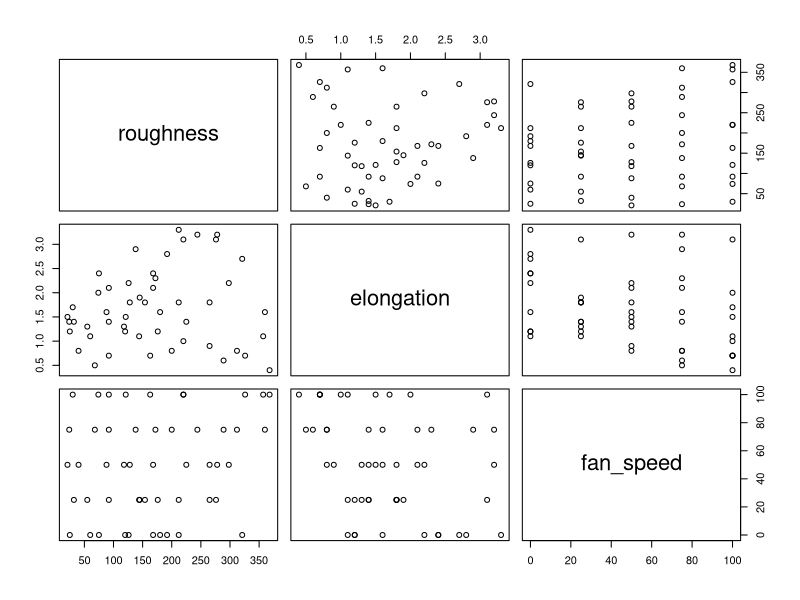

Here is the R script that generated this plot: (Note: this script raises an error after producing the figure.)
#=============================================================
# file: main.r
# Author: Dang Cao Minh
# Comment language: Vietnamese
# Language: R
# Date modified: 20/11/2023
# Dataset file: data.csv
# Contributors:
#               Đoàn Minh Khôi
#               Hồ Cảnh Minh
#               Vũ Hoàng Quân
#               Lê Châu Nhật Minh
# Brief:
#    - This is part of our probability and statistics project
#    - The aim of the study is to determine how much of the
#    adjustment parameters in 3d printers affect the print
#    quality, accuracy, strength. Where there are nine setting
#    parameters, three measured output parameters.
#    - Content
#       + Setting Parameters:
#           Layer Height (mm)
#           Wall Thickness (mm)
#           Infill Density (%)
#           Infill Pattern ()
#           Nozzle Temperature (Cº)
#           Bed Temperature (Cº)
#           Print Speed (mm/s)
#           Material ()
#           Fan Speed (%)
#       + Output Parameters: (Measured)
#           Roughness (µm)
#           Tension (ultimate) Strenght (MPa)
#           Elongation (%)


#=============================================================
#=============================================================
#--============= USER-DEFINED FUNCTION =======================
#=============================================================
#=============================================================

#-------------------------------------------------------------
# Chuyển kiểu dữ liệu data frame có một cột sang array
# Giá trị nhập vào: data frame chỉ có một cột
# Giá trị trả về: array
# Độ phức tạp: O(x)
df_to_array <- function(datainput) {
  return(array(unlist(datainput)))
}

#-------------------------------------------------------------
# Hàm lấy tên của các cột
# Giá trị nhập vào: data frame
# Giá trị trả về: vector
# Độ phức tạp: O(y)
get_col_name <- function(datainput) {
  col_names <- colnames(datainput)
  return(col_names)
}

#-------------------------------------------------------------
# Nhập vào hai vector a và b độ dài n
# Thay tất cả giá trị a[i] trong data frame
# thành b[i] với mọi i
# Giá trị nhập vào: data frame, hai vector
# Giá trị trả về: data frame
# Độ phức tạp: O(xyn)
replace_value <- function(datainput, a, b) {
  n <- length(a)
  b_data_type <- class(b[1])
  x <- nrow(datainput)
  y <- ncol(datainput)
  if (n == 1) {
    for (i in 1:x) {
      for (j in 1:y) {
        if (datainput[i, j] == a) {
          datainput[i, j] <- b
        }
      }
    }
  } else {
    # List chứa những cột bị thay đổi dữ liệu
    changed_j_index <- list()
    for (t in 1:n) {
      for (j in 1:y) {
        # Cờ báo hiệu giá trị j đã được append hay chưa
        is_appended <- 0
        for (i in 1:x) {
          if (datainput[i, j] == a[t]) {
            if (is_appended == 0) {
              changed_j_index <- append(changed_j_index, j)
              is_appended <- 1
            }
            datainput[i, j] <- b[t]
          }
        }
      }
    }
    for (j in changed_j_index) {
      datainput[, j] <- switch(b_data_type,
        numeric = as.numeric(datainput[, j]),
        character = as.character(datainput[, j]),
        factor = as.factor(datainput[, j]),
        logical = as.logical(datainput[, j]),
        datainput[, j]
      )
    }
  }
  return(datainput)
}

#-------------------------------------------------------------
# Hàm tính trung bình
# Giá trị nhập vào: data frame
# Giá trị trả về: vector
# Độ phức tạp: O(xy)
mean <- function(datainput) {
  # Trả về giá trị trung bình của từng cột
  x <- nrow(datainput)
  y <- ncol(datainput)
  mean <- vector("numeric", y)
  for (i in 1:x) {
    for (j in 1:y) {
      mean[j] <- mean[j] + datainput[i, j] / x
    }
  }
  return(mean)
}

#-------------------------------------------------------------
# Hàm tính trung vị
# Giá trị nhập vào: data frame
# Giá trị trả về: vector
# Độ phức tạp: O(xlog(x)y)
median <- function(datainput) {
  # Trả về giá trị trung vị của từng cột
  x <- nrow(datainput)
  y <- ncol(datainput)
  array <- vector("numeric", y)
  for (i in 1:y) {
    sorted_array <- sort(df_to_array(datainput[i]))
    if (x %% 2 == 1) {
      array[i] <- sorted_array[as.integer(x / 2) + 1]
    } else {
      array[i] <- (sorted_array[as.integer(x / 2)]) / 2
      array[i] <- array[i] +
        (sorted_array[as.integer(x / 2) + 1]) / 2
    }
  }
  return(array)
}

#-------------------------------------------------------------
# Hàm tính độ lệch chuẩn
# Giá trị nhập vào: data frame
# Giá trị trả về: vector
# Độ phức tạp: O(xy)
standard_deviation <- function(datainput) {
  # Trả về độ lệch chuẩn của từng cột
  y <- ncol(datainput)
  array <- vector("numeric", y)
  for (j in 1:y) {
    array[j] <- sqrt(mean(df_to_array(datainput[j]^2)) -
                       mean(df_to_array(datainput[j]))^2)
  }
  return(array)
}

#-------------------------------------------------------------
# Hàm tính min
# Giá trị nhập vào: data frame
# Giá trị trả về: vector
# Độ phức tạp: O(xy)
min <- function(datainput) {
  # Trả về giá trị nhỏ nhất của từng cột
  x <- nrow(datainput)
  y <- ncol(datainput)
  array <- vector("numeric", y)
  for (j in 1:y) {
    min_value <- datainput[1, j]
    for (i in 2:x) {
      if (datainput[i, j] < min_value) {
        min_value <- datainput[i, j]
      }
    }
    array[j] <- min_value
  }
  return(array)
}

#-------------------------------------------------------------
# Hàm tính max
# Giá trị nhập vào: data frame
# Giá trị trả về: vector
# Độ phức tạp: O(xy)
max <- function(datainput) {
  # Trả về giá trị lớn nhất của từng cột
  x <- nrow(datainput)
  y <- ncol(datainput)
  array <- vector("numeric", y)
  for (j in 1:y) {
    max_value <- datainput[1, j]
    for (i in 2:x) {
      if (datainput[i, j] > max_value) {
        max_value <- datainput[i, j]
      }
    }
    array[j] <- max_value
  }
  return(array)
}

# =============================================================
# =============================================================
# ====================== MAIN CODE ============================
# =============================================================
# =============================================================

options(scipen = 99)
library(ggplot2)
library(reshape2)

# Vào dữ liệu
data <- read.csv("data.csv")
View(data)

# =============================================================
# ================== TIỀN XỬ LÝ SỐ LIỆU =======================
# =============================================================

#-------------------------------------------------------------
#Vẽ bảng phân phối của ba biến output
pairs(~roughness + elongation + fan_speed, data)

# Lọc các outlier
# Read the data from the CSV file
outlier_finding_data <- read.csv("data.csv", stringsAsFactors = FALSE)

# Tìm outliers sử dụng phương pháp Turkey
numeric_columns <- sapply(outlier_finding_data, is.numeric)
numeric_data <- outlier_finding_data[, numeric_columns]
outliers <- sapply(numeric_data, function(x) {
  q1 <- quantile(x, 0.25)
  q3 <- quantile(x, 0.75)
  iqr <- q3 - q1
  lower_bound <- q1 - 1.5 * iqr
  upper_bound <- q3 + 1.5 * iqr
  x[x < lower_bound | x > upper_bound]
})

# In ra outliers cho mỗi biến
for (i in seq_along(outliers)) {
  variable_name <- names(outliers)[i]
  variable_outliers <- outliers[[i]]
  if (length(variable_outliers) > 0) {
    cat("Outliers cho", variable_name, ":", variable_outliers, "\n")
  } else {
    cat("Không có outliers cho", variable_name, "\n")
  }
}

#-------------------------------------------------------------
# Lọc các biến output
filtered_data <- data.frame(
  data[1], data[2], data[3],
  data[4], data[5], data[6],
  data[7], data[8], data[9]
)

# Hiển thị kết quả
View(filtered_data)

#-------------------------------------------------------------
# Lọc các outliers từ data
outlier_unfiltered_data <- data[data$print_speed != 120, ]
View(outlier_unfiltered_data)

# Lọc các outliers từ filtered_data
outlier_filtered_data <- filtered_data[filtered_data$print_speed != 120, ]
View(outlier_filtered_data)

#-------------------------------------------------------------
# Kiểm tra dữ liệu bị khuyết
print(apply(is.na(outlier_filtered_data), 2, which))

#-------------------------------------------------------------
# Chuyển đổi biến
# grid -> 0, honeycomb -> 1, abs -> 0, pla -> 1
# Sử dụng hàm tự viết là replace_value
converted_data <- replace_value(
  outlier_filtered_data,
  c("grid", "honeycomb", "abs", "pla"),
  c(0, 1, 0, 1)
)

# Hiển thị kết quả
View(converted_data)

#-------------------------------------------------------------
# Tính các giá trị thống kê mẫu
# Sử dụng các hàm tự viết như get_col_name, mean,
# median, standard_deviation
col.names <- get_col_name(converted_data)
mean <- mean(converted_data)
median <- median(converted_data)
min <- min(converted_data)
max <- max(converted_data)
sd <- standard_deviation(converted_data)
table <- data.frame(col.names, mean, median, min, max, sd)

# Hiển thị kết quả
View(table)

#-------------------------------------------------------------
# Hiển thị hai biến phân loại
print(table(outlier_unfiltered_data$infill_pattern))
print(table(outlier_unfiltered_data$material))

#=============================================================
#====================== VẼ HEATMAP ===========================
#=============================================================

# Tạo dataframe cho heatmap
heatmap_data <- replace_value(
  outlier_unfiltered_data,
  c("grid", "honeycomb", "abs", "pla"),
  c(0, 1, 0, 1)
)

# Tạo dải màu cho heatmap
color_palette <- c("#00ffff", "#8877ff", "#ff00ff")

# Tạo ma trận tương quan và làm tròn các hệ số
# đến hai số sau dấu phẩy
corr_matr <- round(cor(heatmap_data), 2)

# Hiển thị ma trận tương quan
View(corr_matr)

# Reshape ma trận về dạng thích hợp để đưa vào heatmap
melted_corr_matr <- melt(corr_matr)

# Hiển thị ma trận tương quan dạng melted
View(melted_corr_matr)

#-------------------------------------------------------------
# Tạo cửa sổ graphic mới
dev.new()

# In heatmap
print(
  ggplot(data = melted_corr_matr, aes(
    x = Var1,
    y = Var2, fill = value
  )) +
    geom_tile(color = "white", linewidth = 0.5) +
    geom_text(
      aes(Var1,
        Var2,
        label = value
      ),
      color = "white", size = 4
    ) +
    scale_fill_gradientn(colors = color_palette) +
    theme(axis.text.x = element_text(angle = 45, hjust = 1)) 
)

#=============================================================
#====================== VẼ HISTOGRAM =========================
#=============================================================

# Tạo cửa sổ graphic mới
dev.new()

# Vẽ histogram của layer height
hist(converted_data[, "layer_height"],
  xlab = "layer_height",
  main = "Histogram của layer height"
)

#-------------------------------------------------------------
# Tạo cửa sổ graphic mới
dev.new()

# Vẽ histogram của wall thickness
hist(converted_data[, "wall_thickness"],
  xlab = "wall_thickness",
  main = "Histogram của wall thickness"
)

#-------------------------------------------------------------
# Tạo cửa sổ graphic mới
dev.new()

# Vẽ histogram của infill density
hist(converted_data[, "infill_density"],
  xlab = "infill_density",
  main = "Histogram của infill density"
)

#-------------------------------------------------------------
# Tạo cửa sổ graphic mới
dev.new()

# Vẽ histogram của material
hist(converted_data[, "material"],
  xlab = "material",
  main = "Histogram của material"
)

#=============================================================
#====================== TẠO BOXPLOT ==========================
#=============================================================

# Tạo dataframe cho boxplot
boxplot_data <- replace_value(
  outlier_unfiltered_data,
  c("grid", "honeycomb", "abs", "pla"),
  c(0, 1, 0, 1)
)

#-------------------------------------------------------------
# Tạo cửa sổ graphic mới
dev.new()

# Boxplot cho layer height và roughness
boxplot(layer_height ~ roughness,
  data = boxplot_data,
  main = "Boxplot cho layer height và roughness"
)

#-------------------------------------------------------------
# Tạo cửa sổ graphic mới
dev.new()

# Boxplot cho layer height và elongation
boxplot(layer_height ~ elongation,
  data = boxplot_data,
  main = "Boxplot cho layer height và elongation"
)

#-------------------------------------------------------------
# Tạo cửa sổ graphic mới
dev.new()

# Boxplot cho wall thickness và tension strength
boxplot(wall_thickness ~ tension_strenght,
  data = boxplot_data,
  main = "Boxplot cho wall thickness và tension strength"
)

#=============================================================
#=============== HỒI QUY TUYẾN TÍNH ĐA BIẾN ==================
#=============================================================

# Tạo dataframe cho hồi quy tuyến tính
linear_regression_data <- replace_value(
  outlier_unfiltered_data,
  c("grid", "honeycomb", "abs", "pla"),
  c(0, 1, 0, 1)
)

#-------------------------------------------------------------
# Hồi quy cho biến roughness và 8 biến input
roughness_model <- lm(formula =
    roughness ~
    (layer_height +
     wall_thickness +
     infill_density +
     infill_pattern +
     nozzle_temperature +
     bed_temperature +
     print_speed +
     material),
  data = linear_regression_data
)

# In ra kết quả
print(cat(
  "Kết quả hồi quy tuyến tính đa biến cho",
  "biến roughness và 8 biến input"
))
print(summary(roughness_model))

#-------------------------------------------------------------
# Điều chỉnh lại mô hình roughness, loại bỏ ba biến
# wall_thickness, infill_density và infill_pattern
adjusted_roughness_model <- lm(formula =
    roughness ~
    (layer_height +
     nozzle_temperature +
     bed_temperature +
     print_speed +
     material),
  data = linear_regression_data
)

# In ra kết quả
print("Điều chỉnh lại mô hình cho biến roughness")
print(summary(adjusted_roughness_model))

#-------------------------------------------------------------
# Hồi quy cho biến tension strength và 8 biến input
tension_strenght_model <- lm(formula =
    tension_strenght ~
    (layer_height +
     wall_thickness +
     infill_density +
     infill_pattern +
     nozzle_temperature +
     bed_temperature +
     print_speed +
     material),
  data = linear_regression_data
)

# In ra kết quả
print(cat(
  "Kết quả hồi quy tuyến tính đa biến cho biến",
  "tension strength và 8 biến input"
))
print(summary(tension_strenght_model))

#-------------------------------------------------------------
# Điều chỉnh lại mô hình tension strength, loại bỏ ba biến
# infill_pattern, print_speed và material
adjusted_tension_strenght_model <- lm(formula =
    tension_strenght ~
    (layer_height +
     wall_thickness +
     infill_density +
     nozzle_temperature +
     bed_temperature),
  data = linear_regression_data
)

# In ra kết quả
print("Điều chỉnh lại mô hình cho biến tension strength")
print(summary(adjusted_tension_strenght_model))

#-------------------------------------------------------------
# Hồi quy cho biến elongation và 8 biến input
elongation_model <- lm(formula =
    elongation ~
    (layer_height +
     wall_thickness +
     infill_density +
     infill_pattern +
     nozzle_temperature +
     bed_temperature +
     print_speed +
     material),
  data = linear_regression_data
)

# In ra kết quả
print(cat(
  "Kết quả hồi quy tuyến tính đa biến cho",
  "biến elongation và 8 biến input"
))
print(summary(elongation_model))

#-------------------------------------------------------------
# Điều chỉnh lại mô hình elongation, loại bỏ ba biến
# wall_thickness, infill_pattern, print_speed
adjusted_elongation_model <- lm(formula =
    elongation ~
    (layer_height +
     infill_density +
     nozzle_temperature +
     bed_temperature +
     material),
  data = linear_regression_data
)

# In ra kết quả
print("Điều chỉnh lại mô hình cho biến elongation")
print(summary(adjusted_elongation_model))

#=============================================================
#==================== DỰ ĐOÁN SỐ LIỆU ========================
#=============================================================

# Tạo test case
test_data <- data.frame(
  layer_height = 0.06,
  wall_thickness = 8,
  infill_density = 90,
  infill_pattern = 1,
  nozzle_temperature = 220,
  bed_temperature = 80,
  print_speed = 40,
  material = 1,
  fan_speed = 0
)

# In kết quả dự đoán roughness
print(predict(adjusted_roughness_model, test_data))

# In kết quả dự đoán tension strength
print(predict(adjusted_tension_strenght_model, test_data))

# In kết quả dự đoán elongation
print(predict(adjusted_elongation_model, test_data))
